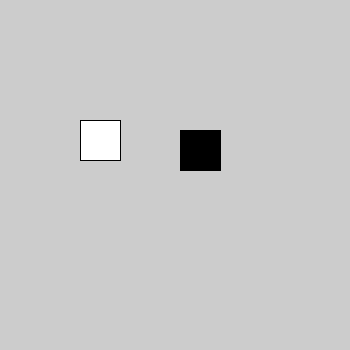
Frame 1 (no input)
Frame 60 (the mouse pressed at the canvas centre just before this capture): identical to frame 1, image omitted
Frame 120 (the mouse held since frame 60 and released just before this capture): identical to frame 1, image omitted

The Processing sketch that drew this single still picture (run headless with seeded random() and noise(); from frame 60 on, the mouse is pressed at the canvas centre):

// Processing sketch: Task_5
// ── Task_5.pde
//task 5

//5.a Create a double int called board[][] with the length of 8 in both arrays
int rows = 8;
int cols = 8;

int[][] board = new int[cols][rows];
int sideLength;


//5.b In setup() set the size to 350, 350

void setup() {
 size(350,350); 
 rectMode(CENTER);
 sideLength = 40;
  // 5.c In setup() create a double for loop that loops through the board and alternates between assigning the value of 0 and 1 (e.g. board[x][y] = 0;).
  for(int i = 0; i < cols; i++){
  for (int j = 0; j <rows; j++){
    board[i][j] = 0;
  }
}
  
}

//5.d In draw() create a double for loop that loops through the board and draws a rect for each element with the sideLength of 40 (e.g. rect(x * sideLength, y * sideLength, sideLength, sideLength); )

void draw() {
  int x = 0;
 for (int i = 0; i<250; i++) {
   fill(0);
   rect(200, 150, sideLength, sideLength);
   for(x=0; x<300; x++) {
     fill(255);
     rect(100, 140, sideLength, sideLength);
   }
 }
}

   
   
